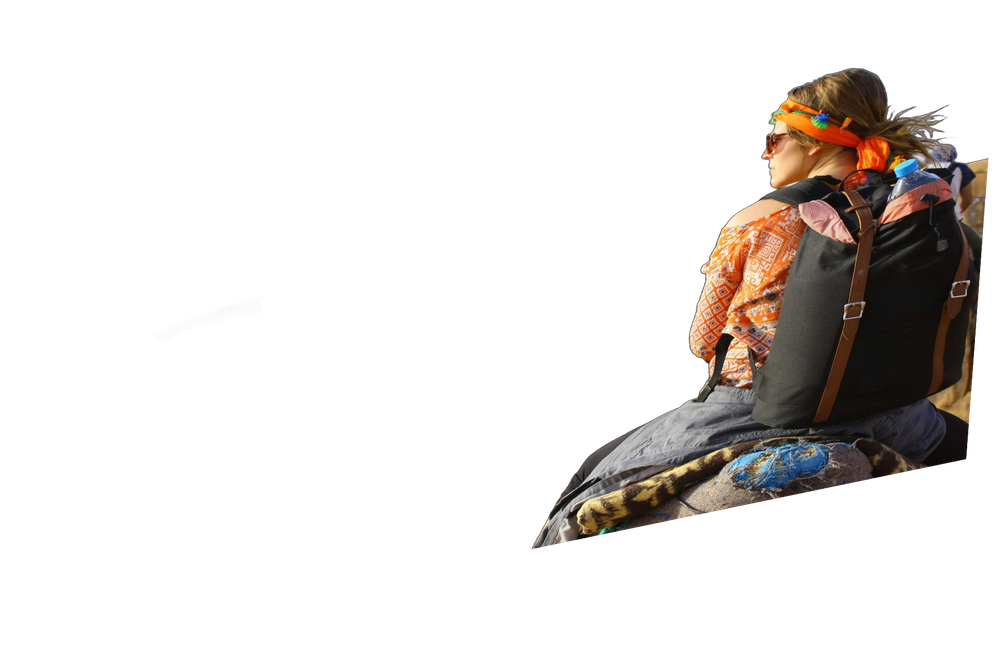
#> input picture ex4/in/desert_high_res.png, 1000 x 667 px, shrunk from 1920 x 1280 before the run
$ jupyter execute --allow-errors test.ipynb
#> lines starting #> are read from the running program, lines starting #| are printed output that depends on the picture
[cell 1]
from skimage import data, transform,feature,color,filters
from PIL import Image
import numpy as np
import matplotlib.pyplot as plt

def getInterstPoint(image):
    f = feature.corner_harris(color.rgb2gray(image[:,:,:3]), method='k', k=0.02, eps=1e-06, sigma=3)
    t = feature.corner_peaks(f, min_distance=30, threshold_rel=0.02, exclude_border=True,num_peaks=50)
    return np.stack((t[:,1],t[:,0]),axis=1)

def getFindAngle(image,point):
    im = color.rgb2gray(image)
    window = im[point[1]-10:point[1]+11,point[0]-10:point[0]+11]
    x_der = filters.sobel_v(window)
    y_der = filters.sobel_h(window)
    magnitude = np.sqrt(x_der**2 + y_der**2)
    angle = (np.arctan2(y_der,x_der)*180/np.pi).astype(int)
    uni,co = np.unique(angle,return_counts=True)
    t = (uni[np.argmax(co)])
    return t, (np.var(window)*100).astype(int)


# [31 lines left out: function matchPoints, not called in this run]


im2 = np.array(Image.open("./ex4/in/desert_high_res.png"))[:,:,:3]
im1 = np.array(Image.open("./ex4/in/desert_low_res.jpg"))[:,:,:3]
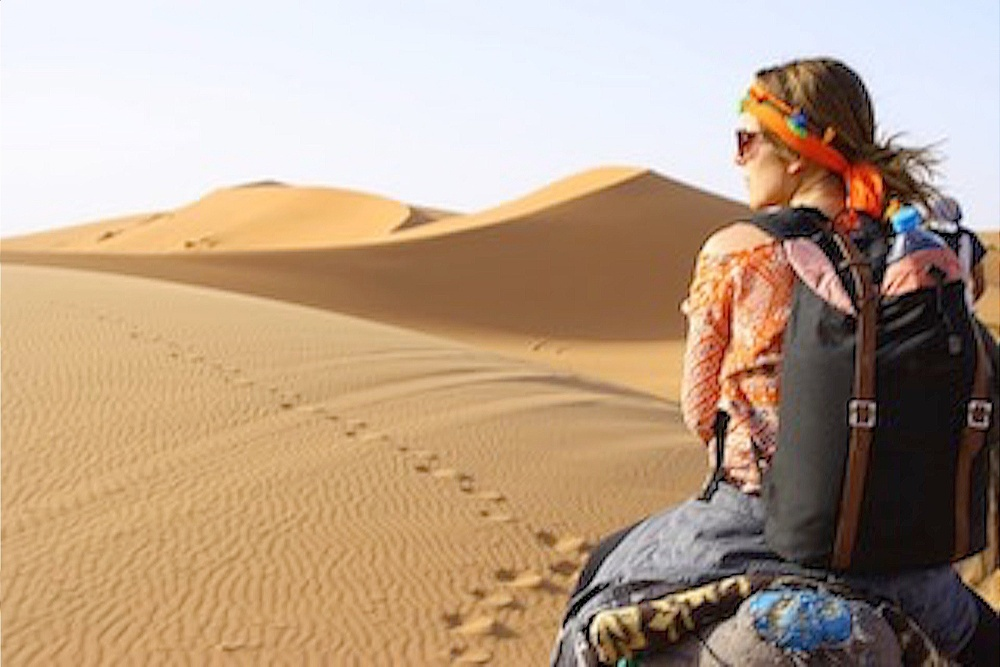
#> input picture ex4/in/desert_low_res.jpg, 1000 x 667 px, shrunk from 1920 x 1280 before the run
#> im1 is the input picture: shape (667, 1000, 3); mean R, G, B 184, 159.3, 136.3

# matched_points = matchPoints(im1,im2)
in_ = getInterstPoint(im1)
#> in getInterstPoint, `f = feature.corner_harris(color.rgb2gray(image[:,:,:3]), method='k', k..`:
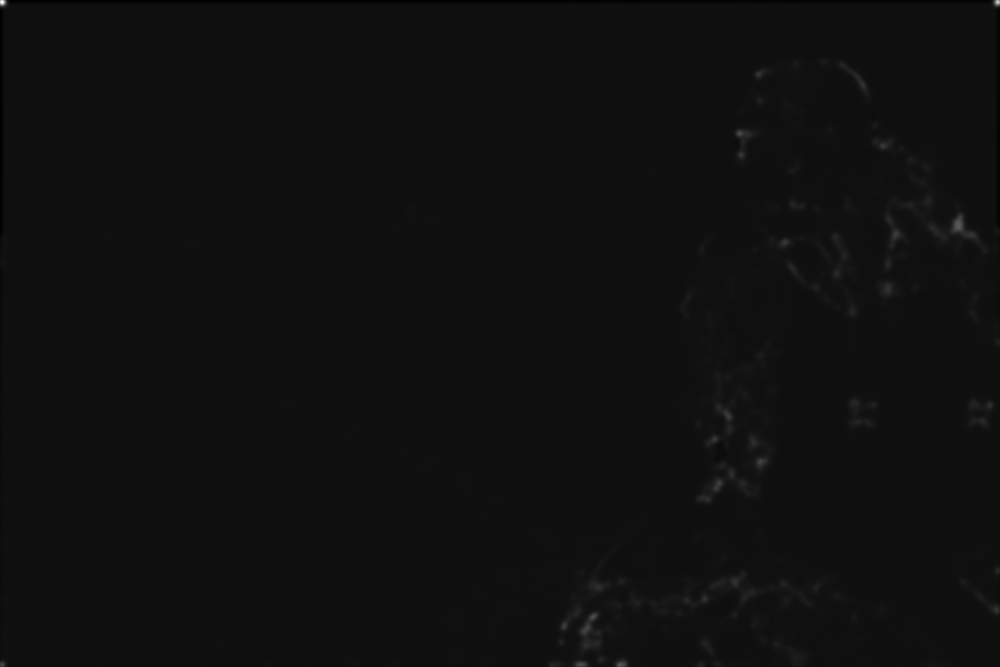
#> f: shape (667, 1000) float64; min -0.085, max 1.28, mean 0.00225; drawn with min black and max white
#> in getInterstPoint, `t = feature.corner_peaks(f, min_distance=30, threshold_rel=0.02, exclu..`: t = 24 rows, first 8: [226, 958], [616, 593], [133, 739], [461, 760], [483, 719], [416, 728], [234, 895], [242, 785]
#> in_ = 24 rows, first 8: [958, 226], [593, 616], [739, 133], [760, 461], [719, 483], [728, 416], [895, 234], [785, 242]
plt.imshow(im1)
for p in in_:
    ang , var = getFindAngle(im1,p)
    plt.plot(p[0],p[1],c='#00000000',marker=(3, 0,ang), markersize=10*var,markeredgewidth=1,markeredgecolor='b')
#> this loop made 24 passes
#> (p, t in getFindAngle, ang, var) on passes 1 to 12: ([958, 226], 0, 0, 9), ([593, 616], -139, -139, 5), ([739, 133], 179, 179, 9), ([760, 461], 165, 165, 3), ([719, 483], -167, -167, 4), ([728, 416], -87, -87, 8), ([895, 234], 24, 24, 7), ([785, 242], 108, 108, 5), ([883, 146], 0, 0, 7), ([758, 74], -133, -133, 7), ([862, 84], -29, -29, 11), ([735, 582], 81, 81, 6)
#> pass 1, in getFindAngle, `im = color.rgb2gray(image)`:
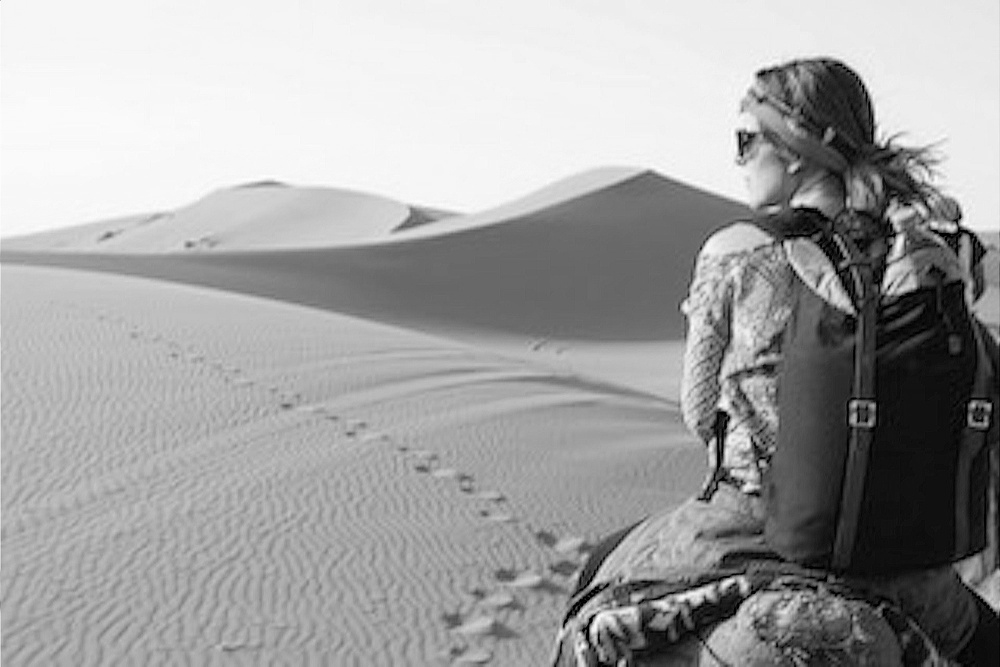
#> im: shape (667, 1000) float64; min 0, max 1, mean 0.639
#> pass 1, in getFindAngle, `y_der = filters.sobel_h(window)`:
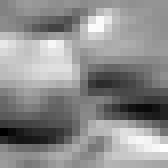
#> y_der: shape (21, 21) float64 (shown 8 times larger); min -0.507, max 0.359, mean -0.0274; drawn with min black and max white
plt.show()
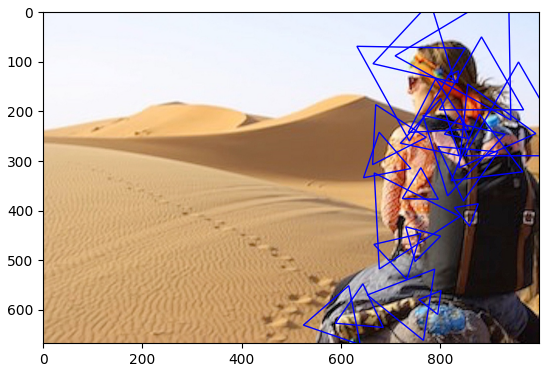
#> figure drawn by matplotlib, 1 panel
in_ = getInterstPoint(im2)
#> in getInterstPoint (call 2), `t = feature.corner_peaks(f, min_distance=30, threshold_rel=0.02, exclu..`: t = 24 rows, first 8: [270, 701], [125, 772], [114, 906], [161, 767], [337, 732], [319, 692], [542, 563], [178, 897]
#> in_ = 24 rows, first 8: [701, 270], [772, 125], [906, 114], [767, 161], [732, 337], [692, 319], [563, 542], [897, 178]
plt.imshow(im2)
for p in in_:
    ang , var = getFindAngle(im2,p)
    plt.plot(p[0],p[1],c='#00000000',marker=(3, 0, ang), markersize=10*var,markeredgewidth=1,markeredgecolor='b')
#> this loop made 24 passes
#> (p, t in getFindAngle, ang, var) on passes 1 to 12: ([701, 270], 0, 0, 15), ([772, 125], 0, 0, 14), ([906, 114], 0, 0, 5), ([767, 161], 0, 0, 14), ([732, 337], 122, 122, 9), ([692, 319], 0, 0, 15), ([563, 542], 0, 0, 9), ([897, 178], -172, -172, 7), ([845, 317], -165, -165, 1), ([709, 374], 0, 0, 6), ([884, 221], -117, -117, 6), ([967, 282], 0, 0, 1)
#> pass 1, in getFindAngle (call 25), `im = color.rgb2gray(image)`:
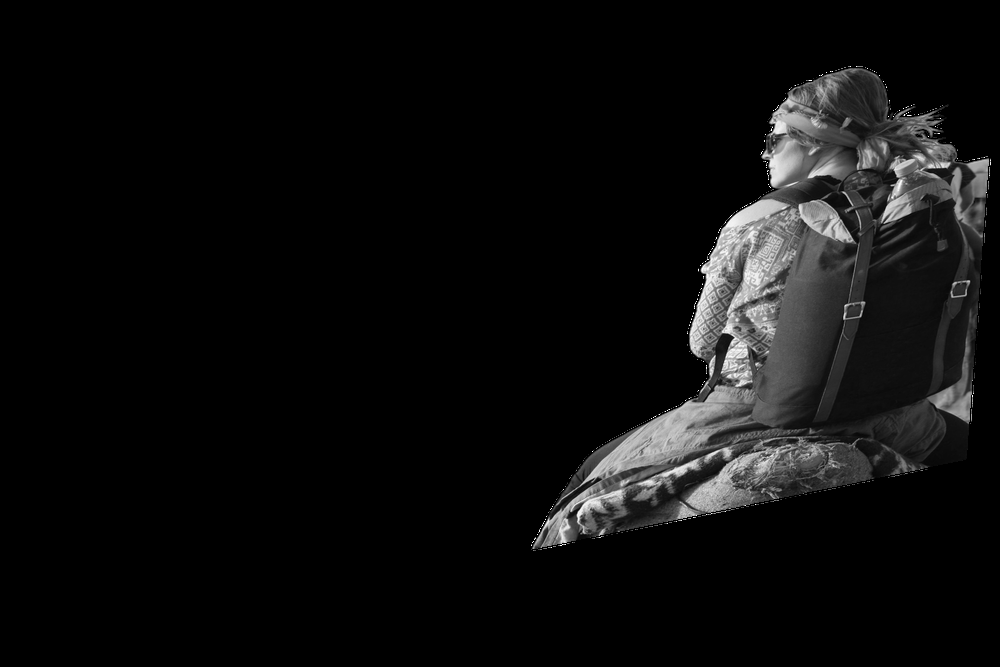
#> im: shape (667, 1000) float64; min 0, max 1, mean 0.0534
#> pass 1, in getFindAngle (call 25), `window = im[point[1]-10:point[1]+11,point[0]-10:point[0]+11]`:
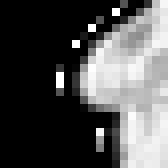
#> window: shape (21, 21) float64 (shown 8 times larger); min 0, max 1, mean 0.32
#> pass 1, in getFindAngle (call 25), `x_der = filters.sobel_v(window)`:
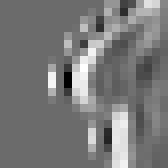
#> x_der: shape (21, 21) float64 (shown 8 times larger); min -0.641, max 0.882, mean 0.0824; drawn with min black and max white
#> pass 1, in getFindAngle (call 25), `y_der = filters.sobel_h(window)`:
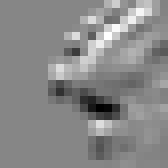
#> y_der: shape (21, 21) float64 (shown 8 times larger); min -0.786, max 0.705, mean 0.0142; drawn with min black and max white
plt.show()
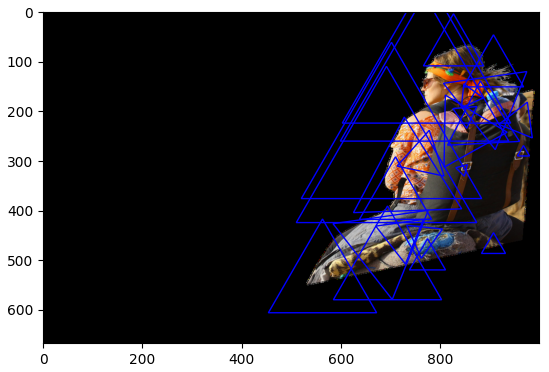
#> figure drawn by matplotlib, 1 panel

[cell 2]
# [20 lines left out: function runRansac, not called in this run]

h,w = im2.shape[:2]
#> h = 667; w = 1000
#> (the rest of this cell did not finish here and is left out)
